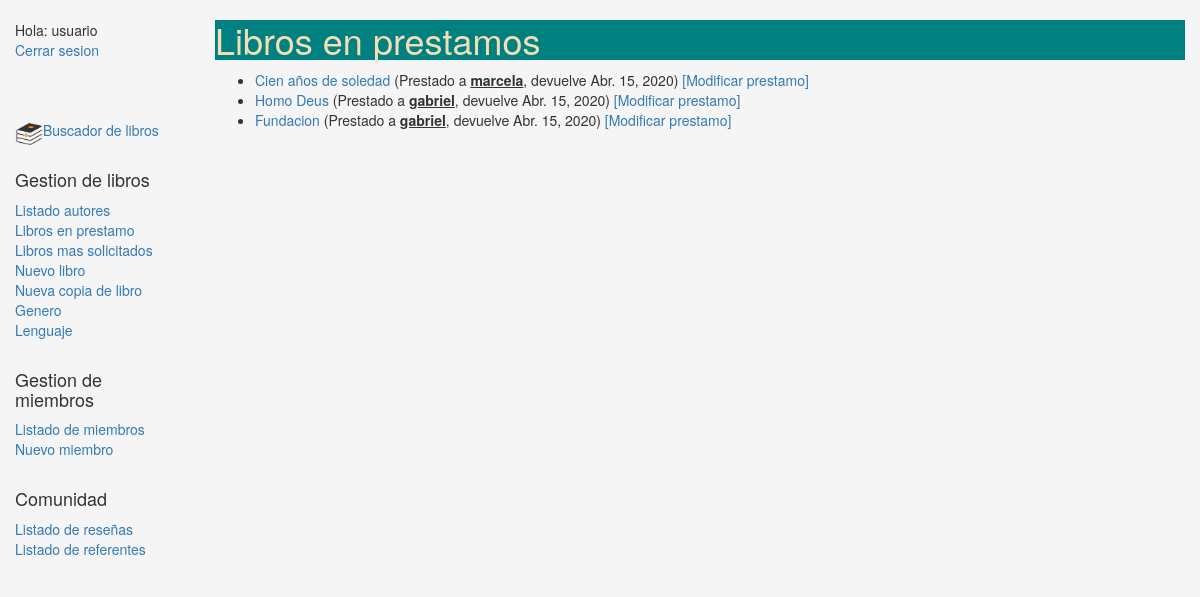
The page /gestion/allborrowed/ (signed in) on the database its author committed.
### gestion/models.py (models this page shows, shortened)
class BookInstance(models.Model):
    id = models.UUIDField(primary_key=True, default=uuid.uuid4, help_text="ID único para este libro particular en toda la biblioteca")
    book = models.ForeignKey('Book', on_delete=models.SET_NULL, null=True, verbose_name = 'Libro')
    imprint = models.CharField(max_length=200, verbose_name = 'Editorial')
    due_back = models.DateField(null=True, blank=True, verbose_name = 'Fecha devolución', help_text = 'Si tiene fecha de devolucion el estado no puede ser Disponible')
    loan_date = models.DateField(null=True, blank=True,)
    LOAN_STATUS = (
        ('o', 'En prestamo'),
        ('a', 'Disponible'),
        ('r', 'Reservado'),
    )
    status = models.CharField(max_length = 1, choices = LOAN_STATUS, blank = True, default='a', verbose_name = 'Estado', help_text = 'No puede estar diponible y con fecha de devolucion')
    MAIN_CLASIFICATION = (
        ('a','Academico'),
        ('l','Literatura'),
        ('n','No ficción'),
    )
    main_class = models.CharField(max_length = 1, choices = MAIN_CLASIFICATION, blank = True, verbose_name = 'Estantería',  help_text = '(Academico, Literatura, No ficción)')
    borrower = models.ForeignKey(User, on_delete=models.SET_NULL, null = True, blank = True, verbose_name="Prestatario")
    @property
    def is_overdue(self):
        if self.due_back and date.today() > self.due_back:
            return True
        return False
    class Meta:
        ordering = ["due_back"]
        permissions = (("can_mark_returned", "Set book as returned"),)

class Book(models.Model):
    title = models.CharField(verbose_name = 'Titulo', max_length=200)
    author = models.ForeignKey('Author', on_delete=models.SET_NULL, null=True, verbose_name = 'Autor')
    summary = models.TextField(max_length=1000,
        help_text="Ingrese una breve descripción del libro", verbose_name = 'Resumen')
    isbn = models.CharField('ISBN',max_length=13,
        help_text='13 Caracteres <a href="https://www.isbn-international.org/content/what-isbn">ISBN number</a>')
    genre = models.ManyToManyField(Genre,
        help_text="Seleccione los generos de este libro", verbose_name = 'Genero')
    language = models.ForeignKey(Language, on_delete=models.SET_NULL, null=True, verbose_name = 'Lenguaje')
    image = models.ImageField(upload_to = 'gestion', null = True, blank = True, verbose_name = 'Imagen')
    counter = models.IntegerField(blank = True, null = True, default = 0)
    def display_genre(self):
        return ', '.join([ genre.name for genre in self.genre.all()[:3] ]) #Crea string para el genero (para Admin)
    display_genre.short_description = 'Genre'

### gestion/views.py (the view)
# urls.py: path('allborrowed/',views.AllLoanedBooks.as_view(), name = 'all-borrowed'),
class AllLoanedBooks(PermissionRequiredMixin, generic.ListView):
    model = BookInstance
    permission_required = 'gestion.can_mark_returned'
    paginate_by = 10
    def get_queryset(self):
        return BookInstance.objects.filter(status__exact='o').order_by('due_back')

### gestion/templates/gestion/bookinstance_list.html
{% extends "base_generic.html" %}
{% block content %}
    <h1>Libros en prestamos</h1>
    {% if bookinstance_list %}
    <ul>
      {% for bookinst in bookinstance_list %}
      <li class="{% if bookinst.is_overdue %}text-danger{% endif %}">
        <a href="{% url 'book-detail' bookinst.book.pk %}">{{bookinst.book.title}}</a> (Prestado a <u><b>{{ bookinst.borrower }}</u></b>, devuelve {{ bookinst.due_back }})
        <a href="{% url 'loan-book' bookinst.id %}">[Modificar prestamo]</a>
      </li>
      {% endfor %}
    </ul>
    {% else %}
      <p>No tienes libros en prestamo</p>
    {% endif %}
{% endblock %}

### gestion/templates/base_generic.html (shortened to what this page needs)
<!DOCTYPE html>
<html lang="en">
<head>
  <link rel="stylesheet" href="https://maxcdn.bootstrapcdn.com/bootstrap/3.3.7/css/bootstrap.min.css">
  {% load static %}
  <link rel="stylesheet" href="{% static 'css/styles.css' %}">
</head>
<body>
  <div class="container-fluid">
    <div class="row">
      <div class="col-sm-2">
      {% block sidebar %}
      <ul class="sidebar-nav">
      {% if user.is_authenticated %}
        <li>Hola: {{ user.get_username }}</li>
        <li><a href="{% url 'logout'%}?next={{request.path}}">Cerrar sesion</a></li><br><br><br>
      {% else %}
        <li><a href="{% url 'login'%}?next={{request.path}}">Inciar sesion</a></li><br><br><br>
      {% endif %}
          {% if user.get_username == 'usuario' %}
          <img src="{% static 'home1.png' %}"  style="width: 28px;height: 28px;float: left;" />
          <li><a href="{% url 'index' %}">Buscador de libros</a></li><br>
          <h4>Gestion de libros</h4>
            <li><a href="{% url 'authors' %}">Listado autores</a></li>
            <li><a href="{% url 'all-borrowed' %}">Libros en prestamo</a></li>
            <li><a href="{% url 'most-counted' %}">Libros mas solicitados</a></li>
            <li><a href="{% url 'add-book' %}">Nuevo libro</a></li>
            <li><a href="{% url 'bookinstance' %}">Nueva copia de libro</a></li>
            <li><a href="{% url 'genre' %}">Genero</a></li>
            <li><a href="{% url 'language' %}">Lenguaje</a></li>
            <br>
          <h4>Gestion de miembros</h4>
            <li><a href="{% url 'members' %}">Listado de miembros</a></li>
            <li><a href="{% url 'add-member' %}">Nuevo miembro</a></li>
          {% endif %}
          <br><h4>Comunidad</h4>
            <li><a href="{% url 'list-reviews' %}">Listado de reseñas</a></li>
            <li><a href="{% url 'mentor-list' %}">Listado de referentes</a></li>
      </ul>
     {% endblock %}
      </div>
      <div class="col-sm-10 ">
      {% block content %}{% endblock %}
      </div>
    </div>
  </div>
</body>
</html>

### gestion/static/css/styles.css (style rules this page uses)
.sidebar-nav { margin-top: 20px; padding: 0; list-style: none; }
body { background-color: whitesmoke; }
h1 { background-color: teal; color: wheat; }

### rows shown on the page
BookInstance: book "Cien años de soledad", borrower "marcela", due_back "Abr. 15, 2020"
BookInstance: book "Homo Deus", borrower "gabriel", due_back "Abr. 15, 2020"
BookInstance: book "Fundacion", borrower "gabriel", due_back "Abr. 15, 2020"

### other values the page prints
{{ user.get_username }} "usuario"
